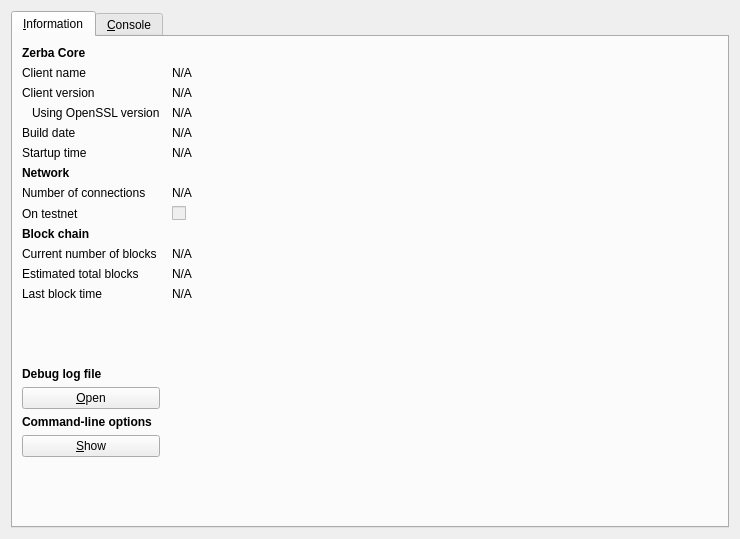
<?xml version="1.0" encoding="UTF-8"?>
<ui version="4.0">
 <class>RPCConsole</class>
 <widget class="QDialog" name="RPCConsole">
  <property name="geometry">
   <rect>
    <x>0</x>
    <y>0</y>
    <width>740</width>
    <height>539</height>
   </rect>
  </property>
  <property name="windowTitle">
   <string>Zebra - Debug window</string>
  </property>
  <layout class="QVBoxLayout" name="verticalLayout_2">
   <item>
    <widget class="QTabWidget" name="tabWidget">
     <property name="currentIndex">
      <number>0</number>
     </property>
     <widget class="QWidget" name="tab_info">
      <attribute name="title">
       <string>&amp;Information</string>
      </attribute>
      <layout class="QGridLayout" name="gridLayout" columnstretch="0,1">
       <property name="horizontalSpacing">
        <number>12</number>
       </property>
       <item row="0" column="0">
        <widget class="QLabel" name="label_9">
         <property name="font">
          <font>
           <weight>75</weight>
           <bold>true</bold>
          </font>
         </property>
         <property name="text">
          <string>Zerba Core</string>
         </property>
        </widget>
       </item>
       <item row="1" column="0">
        <widget class="QLabel" name="label_5">
         <property name="text">
          <string>Client name</string>
         </property>
        </widget>
       </item>
       <item row="1" column="1">
        <widget class="QLabel" name="clientName">
         <property name="cursor">
          <cursorShape>IBeamCursor</cursorShape>
         </property>
         <property name="text">
          <string>N/A</string>
         </property>
         <property name="textFormat">
          <enum>Qt::PlainText</enum>
         </property>
         <property name="textInteractionFlags">
          <set>Qt::LinksAccessibleByMouse|Qt::TextSelectableByKeyboard|Qt::TextSelectableByMouse</set>
         </property>
        </widget>
       </item>
       <item row="2" column="0">
        <widget class="QLabel" name="label_6">
         <property name="text">
          <string>Client version</string>
         </property>
        </widget>
       </item>
       <item row="2" column="1">
        <widget class="QLabel" name="clientVersion">
         <property name="cursor">
          <cursorShape>IBeamCursor</cursorShape>
         </property>
         <property name="text">
          <string>N/A</string>
         </property>
         <property name="textFormat">
          <enum>Qt::PlainText</enum>
         </property>
         <property name="textInteractionFlags">
          <set>Qt::LinksAccessibleByMouse|Qt::TextSelectableByKeyboard|Qt::TextSelectableByMouse</set>
         </property>
        </widget>
       </item>
       <item row="3" column="0">
        <widget class="QLabel" name="label_14">
         <property name="text">
          <string>Using OpenSSL version</string>
         </property>
         <property name="indent">
          <number>10</number>
         </property>
        </widget>
       </item>
       <item row="3" column="1">
        <widget class="QLabel" name="openSSLVersion">
         <property name="cursor">
          <cursorShape>IBeamCursor</cursorShape>
         </property>
         <property name="text">
          <string>N/A</string>
         </property>
         <property name="textFormat">
          <enum>Qt::PlainText</enum>
         </property>
         <property name="textInteractionFlags">
          <set>Qt::LinksAccessibleByMouse|Qt::TextSelectableByKeyboard|Qt::TextSelectableByMouse</set>
         </property>
        </widget>
       </item>
       <item row="4" column="0">
        <widget class="QLabel" name="label_12">
         <property name="text">
          <string>Build date</string>
         </property>
        </widget>
       </item>
       <item row="4" column="1">
        <widget class="QLabel" name="buildDate">
         <property name="cursor">
          <cursorShape>IBeamCursor</cursorShape>
         </property>
         <property name="text">
          <string>N/A</string>
         </property>
         <property name="textFormat">
          <enum>Qt::PlainText</enum>
         </property>
         <property name="textInteractionFlags">
          <set>Qt::LinksAccessibleByMouse|Qt::TextSelectableByKeyboard|Qt::TextSelectableByMouse</set>
         </property>
        </widget>
       </item>
       <item row="5" column="0">
        <widget class="QLabel" name="label_13">
         <property name="text">
          <string>Startup time</string>
         </property>
        </widget>
       </item>
       <item row="5" column="1">
        <widget class="QLabel" name="startupTime">
         <property name="cursor">
          <cursorShape>IBeamCursor</cursorShape>
         </property>
         <property name="text">
          <string>N/A</string>
         </property>
         <property name="textFormat">
          <enum>Qt::PlainText</enum>
         </property>
         <property name="textInteractionFlags">
          <set>Qt::LinksAccessibleByMouse|Qt::TextSelectableByKeyboard|Qt::TextSelectableByMouse</set>
         </property>
        </widget>
       </item>
       <item row="6" column="0">
        <widget class="QLabel" name="label_11">
         <property name="font">
          <font>
           <weight>75</weight>
           <bold>true</bold>
          </font>
         </property>
         <property name="text">
          <string>Network</string>
         </property>
        </widget>
       </item>
       <item row="7" column="0">
        <widget class="QLabel" name="label_7">
         <property name="text">
          <string>Number of connections</string>
         </property>
        </widget>
       </item>
       <item row="7" column="1">
        <widget class="QLabel" name="numberOfConnections">
         <property name="cursor">
          <cursorShape>IBeamCursor</cursorShape>
         </property>
         <property name="text">
          <string>N/A</string>
         </property>
         <property name="textFormat">
          <enum>Qt::PlainText</enum>
         </property>
         <property name="textInteractionFlags">
          <set>Qt::LinksAccessibleByMouse|Qt::TextSelectableByKeyboard|Qt::TextSelectableByMouse</set>
         </property>
        </widget>
       </item>
       <item row="8" column="0">
        <widget class="QLabel" name="label_8">
         <property name="text">
          <string>On testnet</string>
         </property>
        </widget>
       </item>
       <item row="8" column="1">
        <widget class="QCheckBox" name="isTestNet">
         <property name="enabled">
          <bool>false</bool>
         </property>
         <property name="text">
          <string/>
         </property>
        </widget>
       </item>
       <item row="9" column="0">
        <widget class="QLabel" name="label_10">
         <property name="font">
          <font>
           <weight>75</weight>
           <bold>true</bold>
          </font>
         </property>
         <property name="text">
          <string>Block chain</string>
         </property>
        </widget>
       </item>
       <item row="10" column="0">
        <widget class="QLabel" name="label_3">
         <property name="text">
          <string>Current number of blocks</string>
         </property>
        </widget>
       </item>
       <item row="10" column="1">
        <widget class="QLabel" name="numberOfBlocks">
         <property name="cursor">
          <cursorShape>IBeamCursor</cursorShape>
         </property>
         <property name="text">
          <string>N/A</string>
         </property>
         <property name="textFormat">
          <enum>Qt::PlainText</enum>
         </property>
         <property name="textInteractionFlags">
          <set>Qt::LinksAccessibleByMouse|Qt::TextSelectableByKeyboard|Qt::TextSelectableByMouse</set>
         </property>
        </widget>
       </item>
       <item row="11" column="0">
        <widget class="QLabel" name="label_4">
         <property name="text">
          <string>Estimated total blocks</string>
         </property>
        </widget>
       </item>
       <item row="11" column="1">
        <widget class="QLabel" name="totalBlocks">
         <property name="cursor">
          <cursorShape>IBeamCursor</cursorShape>
         </property>
         <property name="text">
          <string>N/A</string>
         </property>
         <property name="textFormat">
          <enum>Qt::PlainText</enum>
         </property>
         <property name="textInteractionFlags">
          <set>Qt::LinksAccessibleByMouse|Qt::TextSelectableByKeyboard|Qt::TextSelectableByMouse</set>
         </property>
        </widget>
       </item>
       <item row="12" column="0">
        <widget class="QLabel" name="label_2">
         <property name="text">
          <string>Last block time</string>
         </property>
        </widget>
       </item>
       <item row="12" column="1">
        <widget class="QLabel" name="lastBlockTime">
         <property name="cursor">
          <cursorShape>IBeamCursor</cursorShape>
         </property>
         <property name="text">
          <string>N/A</string>
         </property>
         <property name="textFormat">
          <enum>Qt::PlainText</enum>
         </property>
         <property name="textInteractionFlags">
          <set>Qt::LinksAccessibleByMouse|Qt::TextSelectableByKeyboard|Qt::TextSelectableByMouse</set>
         </property>
        </widget>
       </item>
       <item row="13" column="0">
        <spacer name="verticalSpacer_2">
         <property name="orientation">
          <enum>Qt::Vertical</enum>
         </property>
         <property name="sizeHint" stdset="0">
          <size>
           <width>20</width>
           <height>20</height>
          </size>
         </property>
        </spacer>
       </item>
       <item row="14" column="0">
        <widget class="QLabel" name="labelDebugLogfile">
         <property name="font">
          <font>
           <weight>75</weight>
           <bold>true</bold>
          </font>
         </property>
         <property name="text">
          <string>Debug log file</string>
         </property>
        </widget>
       </item>
       <item row="15" column="0">
        <widget class="QPushButton" name="openDebugLogfileButton">
         <property name="toolTip">
          <string>Open the zebra debug log file from the current data directory. This can take a few seconds for large log files.</string>
         </property>
         <property name="text">
          <string>&amp;Open</string>
         </property>
         <property name="autoDefault">
          <bool>false</bool>
         </property>
        </widget>
       </item>
       <item row="16" column="0">
        <widget class="QLabel" name="labelCLOptions">
         <property name="font">
          <font>
           <weight>75</weight>
           <bold>true</bold>
          </font>
         </property>
         <property name="text">
          <string>Command-line options</string>
         </property>
        </widget>
       </item>
       <item row="17" column="0">
        <widget class="QPushButton" name="showCLOptionsButton">
         <property name="toolTip">
          <string>Show the zebra help message to get a list with possible zebra command-line options.</string>
         </property>
         <property name="text">
          <string>&amp;Show</string>
         </property>
         <property name="autoDefault">
          <bool>false</bool>
         </property>
        </widget>
       </item>
       <item row="18" column="0">
        <spacer name="verticalSpacer">
         <property name="orientation">
          <enum>Qt::Vertical</enum>
         </property>
         <property name="sizeHint" stdset="0">
          <size>
           <width>20</width>
           <height>40</height>
          </size>
         </property>
        </spacer>
       </item>
      </layout>
     </widget>
     <widget class="QWidget" name="tab_console">
      <attribute name="title">
       <string>&amp;Console</string>
      </attribute>
      <layout class="QVBoxLayout" name="verticalLayout_3">
       <property name="spacing">
        <number>3</number>
       </property>
       <item>
        <widget class="QTextEdit" name="messagesWidget">
         <property name="minimumSize">
          <size>
           <width>0</width>
           <height>100</height>
          </size>
         </property>
         <property name="readOnly">
          <bool>true</bool>
         </property>
         <property name="tabKeyNavigation" stdset="0">
          <bool>false</bool>
         </property>
         <property name="columnCount" stdset="0">
          <number>2</number>
         </property>
        </widget>
       </item>
       <item>
        <layout class="QHBoxLayout" name="horizontalLayout">
         <property name="spacing">
          <number>3</number>
         </property>
         <item>
          <widget class="QLabel" name="label">
           <property name="text">
            <string notr="true">&gt;</string>
           </property>
          </widget>
         </item>
         <item>
          <widget class="QLineEdit" name="lineEdit"/>
         </item>
         <item>
          <widget class="QPushButton" name="clearButton">
           <property name="maximumSize">
            <size>
             <width>24</width>
             <height>24</height>
            </size>
           </property>
           <property name="toolTip">
            <string>Clear console</string>
           </property>
           <property name="text">
            <string/>
           </property>
           <property name="icon">
            <iconset resource="../bitcoin.qrc">
             <normaloff>:/icons/remove</normaloff>:/icons/remove</iconset>
           </property>
           <property name="shortcut">
            <string notr="true">Ctrl+L</string>
           </property>
           <property name="autoDefault">
            <bool>false</bool>
           </property>
          </widget>
         </item>
        </layout>
       </item>
      </layout>
     </widget>
    </widget>
   </item>
  </layout>
 </widget>
 <resources>
  <include location="../bitcoin.qrc"/>
 </resources>
 <connections/>
</ui>
